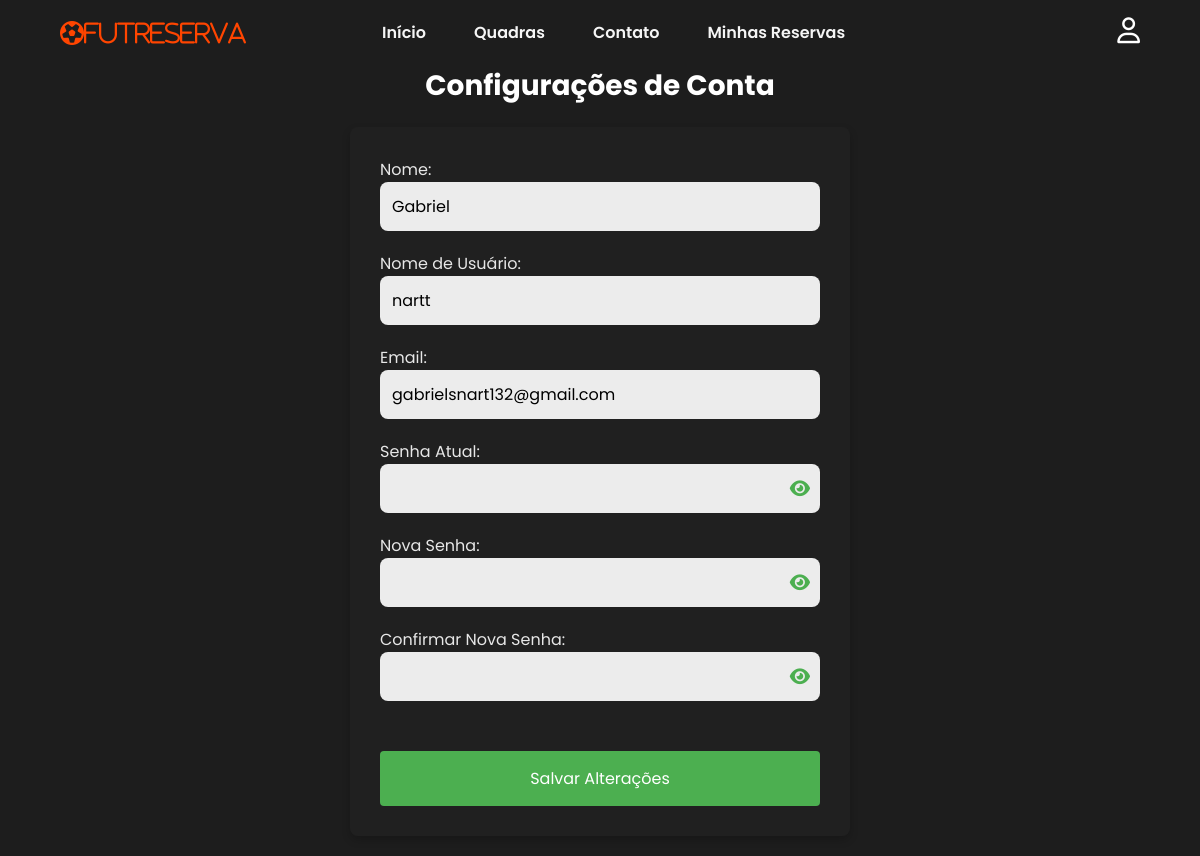
Screenshot of /config.php (signed in) with the database file from the repository.
### tables this page shows
CREATE TABLE `usuario` (
  `id_usuario` int(11) NOT NULL,
  `username` varchar(50) NOT NULL,
  `senha` varchar(255) NOT NULL,
  `email` varchar(100) NOT NULL,
  `nome` varchar(100) NOT NULL,
  `tipo` enum('cliente','administrador') DEFAULT 'cliente'
);

### config.php (the view, shortened to what this page needs)
<?php
include 'conexao.php';
$user_id = $_SESSION['user_id'];
$sql = "SELECT nome, username, email, senha FROM usuario WHERE id_usuario = ?";
$stmt1 = $conn->prepare($sql);
$stmt1->bind_param('i', $user_id);
$stmt1->execute();
$result = $stmt1->get_result();
$user = $result->fetch_assoc();
?>
<!DOCTYPE html>
<html lang="pt-br">
<head>
    <link rel="stylesheet" href="https://cdnjs.cloudflare.com/ajax/libs/font-awesome/6.6.0/css/all.min.css" />
    <link rel="stylesheet" href="styles/styles.css">
    <link rel="stylesheet" href="styles/header.css">
    <link rel="stylesheet" href="styles/config.css">
</head>
<body>
<header>
    <nav id="navbar">
        <i class="fa-regular fa-futbol" id="logo">FutReserva</i>
        <ul id="nav_list">
            <li id="nav-item"><a href="index.php">Início</a></li>
            <li id="nav-item"><a href="quadras.php">Quadras</a></li>
            <li id="nav-item"><a href="contatos.php">Contato</a></li>
            <li id="nav-item"><a href="reservas.php">Minhas Reservas</a></li>
        </ul>
        <div id="user-section">
            <?php if (isset($_SESSION['user_id'])): ?>
                <i class="fa-regular fa-user" id="profile-icon"></i>
            <?php endif; ?>
        </div>
    </nav>
</header>
<h1>Configurações de Conta</h1>
<form id="config-form" action="config.php" method="POST" onsubmit="return validateForm()">
    <div class="form-group">
        <label for="nome">Nome:</label>
        <input type="text" id="nome" name="nome" value="<?php echo htmlspecialchars($user['nome']); ?>" required>
    </div>
    <div class="form-group">
        <label for="username">Nome de Usuário:</label>
        <input type="text" id="username" name="username" value="<?php echo htmlspecialchars($user['username']); ?>" required>
    </div>
    <div class="form-group">
        <label for="email">Email:</label>
        <input type="email" id="email" name="email" value="<?php echo htmlspecialchars($user['email']); ?>" required>
    </div>
    <div class="form-group">
        <label for="current_password">Senha Atual:</label>
        <div class="password-wrapper">
            <input type="password" id="current_password" name="current_password">
            <i class="fa fa-eye show-password" onclick="togglePasswordVisibility('current_password')"></i>
        </div>
    </div>
    <div class="form-group">
        <label for="new_password">Nova Senha:</label>
        <div class="password-wrapper">
            <input type="password" id="new_password" name="new_password">
            <i class="fa fa-eye show-password" onclick="togglePasswordVisibility('new_password')"></i>
        </div>
    </div>
    <div class="form-group">
        <label for="confirm_new_password">Confirmar Nova Senha:</label>
        <div class="password-wrapper">
            <input type="password" id="confirm_new_password" name="confirm_new_password">
            <i class="fa fa-eye show-password" onclick="togglePasswordVisibility('confirm_new_password')"></i>
        </div>
    </div>
    <button type="submit">Salvar Alterações</button>
</form>
</body>
</html>

### styles/styles.css (style rules this page uses)
* { font-family: "Poppins", sans-serif; margin: 0; padding: 0; box-sizing: border-box; }
body { background-color: lightyellow; }

### styles/header.css (style rules this page uses)
header { width: 100%; padding: 18px 5%; background-color: #1d1d1d; }
#navbar { width: 100%; display: flex; align-items: center; justify-content: space-between; }
#navbar #logo { font-size: 24px; color: #ff4500; }
#nav_list { display: flex; list-style: none; gap: 48px; }
#nav-item a { text-decoration: none; color: whitesmoke; font-weight: 600; }
#profile-icon { font-size: 26px; color: white; cursor: pointer; }

### styles/config.css (style rules this page uses)
body { background-color: #1d1d1d; }
h1 { text-align: center; font-size: 28px; color: white; margin-bottom: 20px; }
header { background-color: #1d1d1d; padding: 18px 5%; }
form { display: flex; flex-direction: column; align-items: center; color: rgb(231, 231, 231); background-color: rgb(32, 32, 32); padding: 30px; border-radius: 8px; width: 100%; max-width: 500px; box-shadow: 0 4px 8px rgba(0, 0, 0, 0.2); margin: 20px auto; }
.form-group { width: 100%; margin-bottom: 20px; }
input[type="text"], input[type="email"], input[type="password"] { width: 100%; padding: 12px; border: none; border-radius: 8px; background-color: #ececec; color: rgb(0, 0, 0); font-size: 16px; box-sizing: border-box; }
button { width: 100%; max-width: 100%; padding: 15px; border-radius: 4px; border: none; background-color: #4CAF50; color: white; font-size: 16px; cursor: pointer; margin-top: 30px; }
.password-wrapper { position: relative; width: 100%; }
.show-password { position: absolute; right: 10px; top: 50%; transform: translateY(-50%); cursor: pointer; color: #4CAF50; font-size: 18px; }

### rows the page displays
usuario: nome "Gabriel", username "nartt", email "gabrielsnart132@gmail.com"
